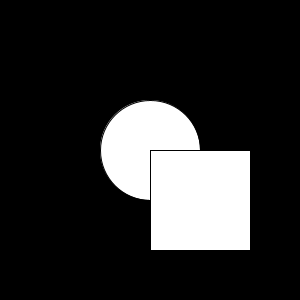
Frame 1 (no input)
Frame 60 (the mouse pressed at the canvas centre just before this capture): identical to frame 1, image omitted
Frame 120 (the mouse held since frame 60 and released just before this capture): blank canvas, image omitted

The Processing sketch that drew this single still picture (run headless with seeded random() and noise(); from frame 60 on, the mouse is pressed at the canvas centre):

// Processing sketch: Exercise_5_Conditions_2
// ── Exercise_5_Conditions_2.pde
void setup(){        //occurs once
  size(300,300);
}


void draw(){
  background(0);
  
  if(mouseX < width/2){
    if(mouseX < width/4){
    ellipse(width/2, height/2,100,100);
  }else {
    stroke(255);
    line(0,0,400,400);
  }
  
    rect(width/2, height/2,100,100);
  }
}
